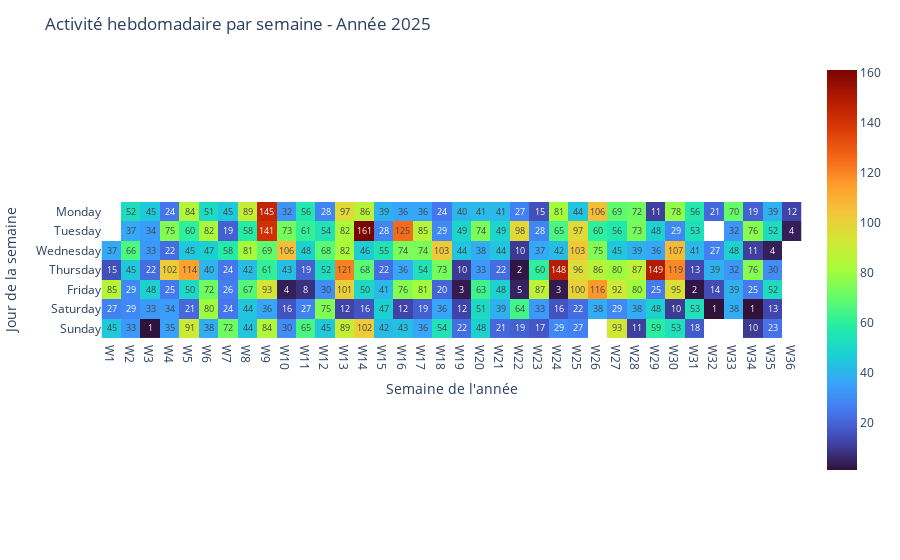

Here is the notebook cell this chart was saved with:
### Code cell
# --- Option : sélectionner une année spécifique ---
year_selected = 2025
df_year = df[df["year"] == year_selected]

jours_order = ['Monday', 'Tuesday', 'Wednesday', 'Thursday', 'Friday', 'Saturday', 'Sunday']

# --- Regrouper par semaine et jour ---
heatmap_data = df_year.groupby(['week', 'weekday']).size().reset_index(name='plays')

# Pivot pour créer la matrice
matrix = heatmap_data.pivot(index='weekday', columns='week', values='plays').reindex(jours_order)

# Remplacer les 0 par NaN pour laisser les cases vides
matrix = matrix.replace(0, np.nan)

# --- Étiquettes pour axes ---
semaines = [f"W{w}" for w in matrix.columns]
jours = matrix.index.tolist()

# --- Création de la heatmap ---
fig = px.imshow(
    matrix.values,
    x=semaines,
    y=jours,
    text_auto=True,
    color_continuous_scale='Turbo'
)

# --- Mettre le fond blanc pour les NaN ---
fig.update_traces(
    hovertemplate="%{y}, %{x}: %{z}<extra></extra>",
    zmin=0
)
fig.update_layout(
    title=f"Activité hebdomadaire par semaine - Année {year_selected}",
    xaxis_title="Semaine de l'année",
    yaxis_title="Jour de la semaine",
    plot_bgcolor='white',   # fond de la zone de tracé
    paper_bgcolor='white'   # fond autour du graphique
)

fig.show()

### Figure 1 — Plotly figure (JSON) as saved in the notebook; plotly's stock layout.template omitted (floating-point values rounded to 4 significant figures; data arrays with more than 128 entries replaced by an {"elided": "..."} marker saying what was removed)
{"data": [{"coloraxis": "coloraxis", "hovertemplate": "%{y}, %{x}: %{z}<extra></extra>", "name": "0", "texttemplate": "%{z}", "type": "heatmap", "x": ["W1", "W2", "W3", "W4", "W5", "W6", "W7", "W8", "W9", "W10", "W11", "W12", "W13", "W14", "W15", "W16", "W17", "W18", "W19", "W20", "W21", "W22", "W23", "W24", "W25", "W26", "W27", "W28", "W29", "W30", "W31", "W32", "W33", "W34", "W35", "W36"], "xaxis": "x", "y": ["Monday", "Tuesday", "Wednesday", "Thursday", "Friday", "Saturday", "Sunday"], "yaxis": "y", "z": {"elided": "7x36 int values"}, "zmin": 0}], "layout": {"coloraxis": {"colorscale": [[0, "#30123b"], [0.07143, "#4145ab"], [0.1429, "#4675ed"], [0.2143, "#39a2fc"], [0.2857, "#1bcfd4"], [0.3571, "#24eca6"], [0.4286, "#61fc6c"], [0.5, "#a4fc3b"], [0.5714, "#d1e834"], [0.6429, "#f3c63a"], [0.7143, "#fe9b2d"], [0.7857, "#f36315"], [0.8571, "#d93806"], [0.9286, "#b11901"], [1, "#7a0402"]]}, "margin": {"t": 60}, "paper_bgcolor": "white", "plot_bgcolor": "white", "title": {"text": "Activité hebdomadaire par semaine - Année 2025"}, "xaxis": {"anchor": "y", "constrain": "domain", "domain": [0, 1], "scaleanchor": "y", "title": {"text": "Semaine de l'année"}}, "yaxis": {"anchor": "x", "autorange": "reversed", "constrain": "domain", "domain": [0, 1], "title": {"text": "Jour de la semaine"}}}}
